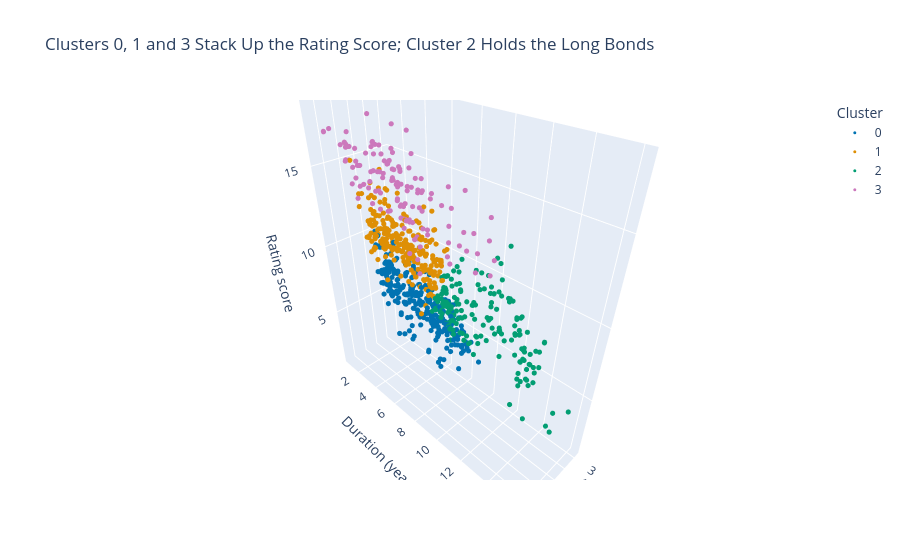

Notebook code for this chart:
### Markdown cell above
## The Clusters in Three Dimensions

Q. Seen in three columns at once, do the clusters look separate?

### Code cell
# rest the pointer on a dot to see the bond; drag to turn the cube
fig = px.scatter_3d(data, x="log_oas", y="duration", z="score", color=data["cluster"].astype(str),
                    hover_name="issuer", hover_data=["rating", "oas"], color_discrete_sequence=colours,
                    category_orders={"color": ["0", "1", "2", "3"]},
                    labels={"log_oas": "Log OAS", "duration": "Duration (years)", "score": "Rating score", "color": "Cluster"},
                    title="Clusters 0, 1 and 3 Stack Up the Rating Score; Cluster 2 Holds the Long Bonds")
fig.update_traces(marker_size=3)
fig.show()

### Figure 1 — Plotly figure (JSON) as saved in the notebook; plotly's stock layout.template omitted (floating-point values rounded to 4 significant figures; data arrays with more than 128 entries replaced by an {"elided": "..."} marker saying what was removed)
{"data": [{"customdata": {"elided": "278x2 mixed values"}, "hovertemplate": "<b>%{hovertext}</b><br><br>Cluster=0<br>Log OAS=%{x}<br>Duration (years)=%{y}<br>Rating score=%{z}<br>rating=%{customdata[0]}<br>oas=%{customdata[1]}<extra></extra>", "hovertext": {"elided": "278 str values"}, "legendgroup": "0", "marker": {"color": "#0173b2", "size": 3, "symbol": "circle"}, "mode": "markers", "name": "0", "scene": "scene", "showlegend": true, "type": "scatter3d", "x": {"elided": "278 float values"}, "y": {"elided": "278 float values"}, "z": {"elided": "278 int values"}}, {"customdata": {"elided": "239x2 mixed values"}, "hovertemplate": "<b>%{hovertext}</b><br><br>Cluster=1<br>Log OAS=%{x}<br>Duration (years)=%{y}<br>Rating score=%{z}<br>rating=%{customdata[0]}<br>oas=%{customdata[1]}<extra></extra>", "hovertext": {"elided": "239 str values"}, "legendgroup": "1", "marker": {"color": "#de8f05", "size": 3, "symbol": "circle"}, "mode": "markers", "name": "1", "scene": "scene", "showlegend": true, "type": "scatter3d", "x": {"elided": "239 float values"}, "y": {"elided": "239 float values"}, "z": {"elided": "239 int values"}}, {"customdata": {"elided": "175x2 mixed values"}, "hovertemplate": "<b>%{hovertext}</b><br><br>Cluster=2<br>Log OAS=%{x}<br>Duration (years)=%{y}<br>Rating score=%{z}<br>rating=%{customdata[0]}<br>oas=%{customdata[1]}<extra></extra>", "hovertext": {"elided": "175 str values"}, "legendgroup": "2", "marker": {"color": "#029e73", "size": 3, "symbol": "circle"}, "mode": "markers", "name": "2", "scene": "scene", "showlegend": true, "type": "scatter3d", "x": {"elided": "175 float values"}, "y": {"elided": "175 float values"}, "z": {"elided": "175 int values"}}, {"customdata": {"elided": "129x2 mixed values"}, "hovertemplate": "<b>%{hovertext}</b><br><br>Cluster=3<br>Log OAS=%{x}<br>Duration (years)=%{y}<br>Rating score=%{z}<br>rating=%{customdata[0]}<br>oas=%{customdata[1]}<extra></extra>", "hovertext": {"elided": "129 str values"}, "legendgroup": "3", "marker": {"color": "#cc78bc", "size": 3, "symbol": "circle"}, "mode": "markers", "name": "3", "scene": "scene", "showlegend": true, "type": "scatter3d", "x": {"elided": "129 float values"}, "y": {"elided": "129 float values"}, "z": {"elided": "129 int values"}}], "layout": {"legend": {"title": {"text": "Cluster"}, "tracegroupgap": 0}, "scene": {"domain": {"x": [0.0, 1.0], "y": [0.0, 1.0]}, "xaxis": {"title": {"text": "Log OAS"}}, "yaxis": {"title": {"text": "Duration (years)"}}, "zaxis": {"title": {"text": "Rating score"}}}, "title": {"text": "Clusters 0, 1 and 3 Stack Up the Rating Score; Cluster 2 Holds the Long Bonds"}}}
